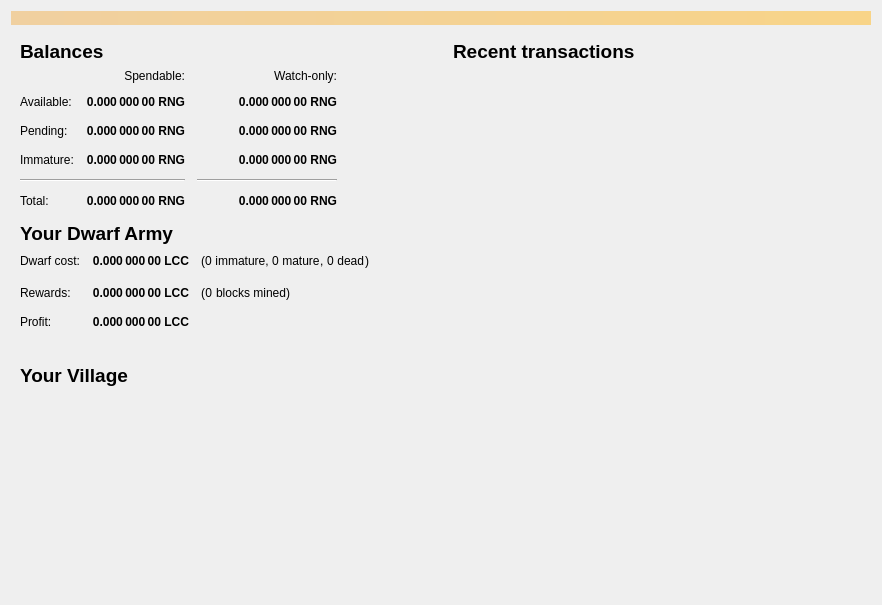
<?xml version="1.0" encoding="UTF-8"?>
<ui version="4.0">
 <class>OverviewPage</class>
 <widget class="QWidget" name="OverviewPage">
  <property name="geometry">
   <rect>
    <x>0</x>
    <y>0</y>
    <width>882</width>
    <height>605</height>
   </rect>
  </property>
  <property name="minimumSize">
   <size>
    <width>0</width>
    <height>600</height>
   </size>
  </property>
  <property name="windowTitle">
   <string>Form</string>
  </property>
  <layout class="QVBoxLayout" name="topLayout">
   <item>
    <widget class="QLabel" name="labelAlerts">
     <property name="visible">
      <bool>false</bool>
     </property>
     <property name="styleSheet">
      <string notr="true">QLabel { background-color: qlineargradient(x1: 0, y1: 0, x2: 1, y2: 0, stop:0 #F0D0A0, stop:1 #F8D488); color:#000000; }</string>
     </property>
     <property name="wordWrap">
      <bool>true</bool>
     </property>
     <property name="margin">
      <number>3</number>
     </property>
     <property name="textInteractionFlags">
      <set>Qt::TextSelectableByMouse</set>
     </property>
    </widget>
   </item>
   <item>
    <layout class="QHBoxLayout" name="horizontalLayout" stretch="1,1">
     <item>
      <layout class="QVBoxLayout" name="verticalLayout_2">
       <item>
        <widget class="QFrame" name="frame">
         <property name="sizePolicy">
          <sizepolicy hsizetype="Preferred" vsizetype="Preferred">
           <horstretch>0</horstretch>
           <verstretch>0</verstretch>
          </sizepolicy>
         </property>
         <property name="frameShape">
          <enum>QFrame::NoFrame</enum>
         </property>
         <property name="frameShadow">
          <enum>QFrame::Plain</enum>
         </property>
         <layout class="QVBoxLayout" name="verticalLayout_4">
          <item>
           <layout class="QHBoxLayout" name="horizontalLayout_4">
            <item>
             <widget class="QLabel" name="label_5">
              <property name="font">
               <font>
                <pointsize>14</pointsize>
                <weight>75</weight>
                <bold>true</bold>
               </font>
              </property>
              <property name="text">
               <string>Balances</string>
              </property>
             </widget>
            </item>
            <item>
             <widget class="QPushButton" name="labelWalletStatus">
              <property name="enabled">
               <bool>true</bool>
              </property>
              <property name="maximumSize">
               <size>
                <width>30</width>
                <height>16777215</height>
               </size>
              </property>
              <property name="toolTip">
               <string>The displayed information may be out of date. Your wallet automatically synchronizes with the Ring network after a connection is established, but this process has not completed yet.</string>
              </property>
              <property name="text">
               <string/>
              </property>
              <property name="icon">
               <iconset>
                <normaloff>:/icons/warning</normaloff>
                <disabledoff>:/icons/warning</disabledoff>:/icons/warning</iconset>
              </property>
              <property name="iconSize">
               <size>
                <width>24</width>
                <height>24</height>
               </size>
              </property>
              <property name="flat">
               <bool>true</bool>
              </property>
             </widget>
            </item>
            <item>
             <spacer name="horizontalSpacer_3">
              <property name="orientation">
               <enum>Qt::Horizontal</enum>
              </property>
              <property name="sizeHint" stdset="0">
               <size>
                <width>40</width>
                <height>20</height>
               </size>
              </property>
             </spacer>
            </item>
           </layout>
          </item>
          <item>
           <layout class="QGridLayout" name="gridLayout">
            <property name="spacing">
             <number>12</number>
            </property>
            <item row="2" column="2">
             <widget class="QLabel" name="labelWatchPending">
              <property name="font">
               <font>
                <weight>75</weight>
                <bold>true</bold>
               </font>
              </property>
              <property name="cursor">
               <cursorShape>IBeamCursor</cursorShape>
              </property>
              <property name="toolTip">
               <string>Unconfirmed transactions to watch-only addresses</string>
              </property>
              <property name="text">
               <string notr="true">0.000 000 00 RNG</string>
              </property>
              <property name="alignment">
               <set>Qt::AlignRight|Qt::AlignTrailing|Qt::AlignVCenter</set>
              </property>
              <property name="textInteractionFlags">
               <set>Qt::LinksAccessibleByMouse|Qt::TextSelectableByKeyboard|Qt::TextSelectableByMouse</set>
              </property>
             </widget>
            </item>
            <item row="2" column="1">
             <widget class="QLabel" name="labelUnconfirmed">
              <property name="font">
               <font>
                <weight>75</weight>
                <bold>true</bold>
               </font>
              </property>
              <property name="cursor">
               <cursorShape>IBeamCursor</cursorShape>
              </property>
              <property name="toolTip">
               <string>Total of transactions that have yet to be confirmed, and do not yet count toward the spendable balance</string>
              </property>
              <property name="text">
               <string notr="true">0.000 000 00 RNG</string>
              </property>
              <property name="alignment">
               <set>Qt::AlignRight|Qt::AlignTrailing|Qt::AlignVCenter</set>
              </property>
              <property name="textInteractionFlags">
               <set>Qt::LinksAccessibleByMouse|Qt::TextSelectableByKeyboard|Qt::TextSelectableByMouse</set>
              </property>
             </widget>
            </item>
            <item row="3" column="2">
             <widget class="QLabel" name="labelWatchImmature">
              <property name="font">
               <font>
                <weight>75</weight>
                <bold>true</bold>
               </font>
              </property>
              <property name="cursor">
               <cursorShape>IBeamCursor</cursorShape>
              </property>
              <property name="toolTip">
               <string>Mined balance in watch-only addresses that has not yet matured</string>
              </property>
              <property name="text">
               <string notr="true">0.000 000 00 RNG</string>
              </property>
              <property name="alignment">
               <set>Qt::AlignRight|Qt::AlignTrailing|Qt::AlignVCenter</set>
              </property>
              <property name="textInteractionFlags">
               <set>Qt::LinksAccessibleByMouse|Qt::TextSelectableByKeyboard|Qt::TextSelectableByMouse</set>
              </property>
             </widget>
            </item>
            <item row="4" column="0" colspan="2">
             <widget class="Line" name="line">
              <property name="orientation">
               <enum>Qt::Horizontal</enum>
              </property>
             </widget>
            </item>
            <item row="4" column="2">
             <widget class="Line" name="lineWatchBalance">
              <property name="sizePolicy">
               <sizepolicy hsizetype="Preferred" vsizetype="Fixed">
                <horstretch>0</horstretch>
                <verstretch>0</verstretch>
               </sizepolicy>
              </property>
              <property name="minimumSize">
               <size>
                <width>140</width>
                <height>0</height>
               </size>
              </property>
              <property name="orientation">
               <enum>Qt::Horizontal</enum>
              </property>
             </widget>
            </item>
            <item row="5" column="0">
             <widget class="QLabel" name="labelTotalText">
              <property name="text">
               <string>Total:</string>
              </property>
             </widget>
            </item>
            <item row="3" column="1">
             <widget class="QLabel" name="labelImmature">
              <property name="font">
               <font>
                <weight>75</weight>
                <bold>true</bold>
               </font>
              </property>
              <property name="cursor">
               <cursorShape>IBeamCursor</cursorShape>
              </property>
              <property name="toolTip">
               <string>Mined balance that has not yet matured</string>
              </property>
              <property name="text">
               <string notr="true">0.000 000 00 RNG</string>
              </property>
              <property name="alignment">
               <set>Qt::AlignRight|Qt::AlignTrailing|Qt::AlignVCenter</set>
              </property>
              <property name="textInteractionFlags">
               <set>Qt::LinksAccessibleByMouse|Qt::TextSelectableByKeyboard|Qt::TextSelectableByMouse</set>
              </property>
             </widget>
            </item>
            <item row="2" column="3">
             <spacer name="horizontalSpacer_2">
              <property name="orientation">
               <enum>Qt::Horizontal</enum>
              </property>
              <property name="sizeHint" stdset="0">
               <size>
                <width>40</width>
                <height>20</height>
               </size>
              </property>
             </spacer>
            </item>
            <item row="3" column="0">
             <widget class="QLabel" name="labelImmatureText">
              <property name="text">
               <string>Immature:</string>
              </property>
             </widget>
            </item>
            <item row="5" column="1">
             <widget class="QLabel" name="labelTotal">
              <property name="font">
               <font>
                <weight>75</weight>
                <bold>true</bold>
               </font>
              </property>
              <property name="cursor">
               <cursorShape>IBeamCursor</cursorShape>
              </property>
              <property name="toolTip">
               <string>Your current total balance</string>
              </property>
              <property name="text">
               <string notr="true">0.000 000 00 RNG</string>
              </property>
              <property name="alignment">
               <set>Qt::AlignRight|Qt::AlignTrailing|Qt::AlignVCenter</set>
              </property>
              <property name="textInteractionFlags">
               <set>Qt::LinksAccessibleByMouse|Qt::TextSelectableByKeyboard|Qt::TextSelectableByMouse</set>
              </property>
             </widget>
            </item>
            <item row="5" column="2">
             <widget class="QLabel" name="labelWatchTotal">
              <property name="font">
               <font>
                <weight>75</weight>
                <bold>true</bold>
               </font>
              </property>
              <property name="cursor">
               <cursorShape>IBeamCursor</cursorShape>
              </property>
              <property name="toolTip">
               <string>Current total balance in watch-only addresses</string>
              </property>
              <property name="text">
               <string notr="true">0.000 000 00 RNG</string>
              </property>
              <property name="alignment">
               <set>Qt::AlignRight|Qt::AlignTrailing|Qt::AlignVCenter</set>
              </property>
              <property name="textInteractionFlags">
               <set>Qt::LinksAccessibleByMouse|Qt::TextSelectableByKeyboard|Qt::TextSelectableByMouse</set>
              </property>
             </widget>
            </item>
            <item row="0" column="2">
             <widget class="QLabel" name="labelWatchonly">
              <property name="text">
               <string>Watch-only:</string>
              </property>
              <property name="alignment">
               <set>Qt::AlignRight|Qt::AlignTrailing|Qt::AlignVCenter</set>
              </property>
             </widget>
            </item>
            <item row="1" column="0">
             <widget class="QLabel" name="labelBalanceText">
              <property name="text">
               <string>Available:</string>
              </property>
             </widget>
            </item>
            <item row="1" column="1">
             <widget class="QLabel" name="labelBalance">
              <property name="font">
               <font>
                <weight>75</weight>
                <bold>true</bold>
               </font>
              </property>
              <property name="cursor">
               <cursorShape>IBeamCursor</cursorShape>
              </property>
              <property name="toolTip">
               <string>Your current spendable balance</string>
              </property>
              <property name="text">
               <string notr="true">0.000 000 00 RNG</string>
              </property>
              <property name="alignment">
               <set>Qt::AlignRight|Qt::AlignTrailing|Qt::AlignVCenter</set>
              </property>
              <property name="textInteractionFlags">
               <set>Qt::LinksAccessibleByMouse|Qt::TextSelectableByKeyboard|Qt::TextSelectableByMouse</set>
              </property>
             </widget>
            </item>
            <item row="1" column="2">
             <widget class="QLabel" name="labelWatchAvailable">
              <property name="font">
               <font>
                <weight>75</weight>
                <bold>true</bold>
               </font>
              </property>
              <property name="cursor">
               <cursorShape>IBeamCursor</cursorShape>
              </property>
              <property name="toolTip">
               <string>Your current balance in watch-only addresses</string>
              </property>
              <property name="text">
               <string notr="true">0.000 000 00 RNG</string>
              </property>
              <property name="alignment">
               <set>Qt::AlignRight|Qt::AlignTrailing|Qt::AlignVCenter</set>
              </property>
              <property name="textInteractionFlags">
               <set>Qt::LinksAccessibleByMouse|Qt::TextSelectableByKeyboard|Qt::TextSelectableByMouse</set>
              </property>
             </widget>
            </item>
            <item row="2" column="0">
             <widget class="QLabel" name="labelPendingText">
              <property name="text">
               <string>Pending:</string>
              </property>
             </widget>
            </item>
            <item row="0" column="1">
             <widget class="QLabel" name="labelSpendable">
              <property name="text">
               <string>Spendable:</string>
              </property>
              <property name="alignment">
               <set>Qt::AlignRight|Qt::AlignTrailing|Qt::AlignVCenter</set>
              </property>
             </widget>
            </item>
           </layout>
          </item>
          <item>
           <spacer name="verticalSpacer_3">
            <property name="orientation">
             <enum>Qt::Vertical</enum>
            </property>
            <property name="sizeType">
             <enum>QSizePolicy::Fixed</enum>
            </property>
            <property name="sizeHint" stdset="0">
             <size>
              <width>20</width>
              <height>8</height>
             </size>
            </property>
           </spacer>
          </item>
          <item>
           <layout class="QHBoxLayout" name="horizontalLayout_3">
            <item>
             <widget class="QLabel" name="label_6">
              <property name="font">
               <font>
                <pointsize>14</pointsize>
                <weight>75</weight>
                <bold>true</bold>
               </font>
              </property>
              <property name="styleSheet">
               <string notr="true"/>
              </property>
              <property name="text">
               <string>Your Dwarf Army</string>
              </property>
             </widget>
            </item>
            <item>
             <widget class="QPushButton" name="hiveButton">
              <property name="enabled">
               <bool>true</bool>
              </property>
              <property name="maximumSize">
               <size>
                <width>30</width>
                <height>16777215</height>
               </size>
              </property>
              <property name="toolTip">
               <string>Go to Hive tab to view your Dwarf Army</string>
              </property>
              <property name="text">
               <string/>
              </property>
              <property name="icon">
               <iconset>
                <normaloff>:/icons/hiveicon</normaloff>:/icons/hiveicon</iconset>
              </property>
              <property name="iconSize">
               <size>
                <width>24</width>
                <height>24</height>
               </size>
              </property>
              <property name="flat">
               <bool>true</bool>
              </property>
             </widget>
            </item>
            <item>
             <spacer name="horizontalSpacer_4">
              <property name="orientation">
               <enum>Qt::Horizontal</enum>
              </property>
              <property name="sizeHint" stdset="0">
               <size>
                <width>40</width>
                <height>20</height>
               </size>
              </property>
             </spacer>
            </item>
           </layout>
          </item>
          <item>
           <layout class="QGridLayout" name="gridLayout_2">
            <property name="spacing">
             <number>12</number>
            </property>
            <item row="2" column="0">
             <widget class="QLabel" name="profitLabel_2">
              <property name="text">
               <string>Profit:</string>
              </property>
             </widget>
            </item>
            <item row="1" column="0">
             <widget class="QLabel" name="rewardsLabel">
              <property name="text">
               <string>Rewards:</string>
              </property>
             </widget>
            </item>
            <item row="1" column="1">
             <widget class="QLabel" name="rewardsPaidLabel">
              <property name="font">
               <font>
                <weight>75</weight>
                <bold>true</bold>
               </font>
              </property>
              <property name="text">
               <string>0.000 000 00 LCC</string>
              </property>
              <property name="alignment">
               <set>Qt::AlignRight|Qt::AlignTrailing|Qt::AlignVCenter</set>
              </property>
             </widget>
            </item>
            <item row="0" column="1">
             <widget class="QLabel" name="costLabel">
              <property name="font">
               <font>
                <weight>75</weight>
                <bold>true</bold>
               </font>
              </property>
              <property name="text">
               <string>0.000 000 00 LCC</string>
              </property>
              <property name="alignment">
               <set>Qt::AlignRight|Qt::AlignTrailing|Qt::AlignVCenter</set>
              </property>
             </widget>
            </item>
            <item row="2" column="1">
             <widget class="QLabel" name="profitLabel">
              <property name="font">
               <font>
                <weight>75</weight>
                <bold>true</bold>
               </font>
              </property>
              <property name="text">
               <string>0.000 000 00 LCC</string>
              </property>
              <property name="alignment">
               <set>Qt::AlignRight|Qt::AlignTrailing|Qt::AlignVCenter</set>
              </property>
             </widget>
            </item>
            <item row="0" column="0">
             <widget class="QLabel" name="costLabel_2">
              <property name="text">
               <string>Dwarf cost:</string>
              </property>
             </widget>
            </item>
            <item row="0" column="2">
             <layout class="QHBoxLayout" name="horizontalLayout_11">
              <property name="spacing">
               <number>0</number>
              </property>
              <item>
               <widget class="QLabel" name="blocksFoundRowLabel_3">
                <property name="font">
                 <font>
                  <kerning>true</kerning>
                 </font>
                </property>
                <property name="text">
                 <string>(</string>
                </property>
               </widget>
              </item>
              <item>
               <widget class="QLabel" name="immatureLabel">
                <property name="text">
                 <string>0</string>
                </property>
               </widget>
              </item>
              <item>
               <widget class="QLabel" name="label_14">
                <property name="text">
                 <string> immature, </string>
                </property>
                <property name="alignment">
                 <set>Qt::AlignRight|Qt::AlignTrailing|Qt::AlignVCenter</set>
                </property>
               </widget>
              </item>
              <item>
               <widget class="QLabel" name="matureLabel">
                <property name="text">
                 <string>0</string>
                </property>
               </widget>
              </item>
              <item>
               <widget class="QLabel" name="blocksFoundRowLabel_2">
                <property name="font">
                 <font>
                  <kerning>true</kerning>
                 </font>
                </property>
                <property name="text">
                 <string> mature</string>
                </property>
               </widget>
              </item>
              <item>
               <widget class="QLabel" name="deadPreLabel">
                <property name="font">
                 <font>
                  <kerning>true</kerning>
                 </font>
                </property>
                <property name="text">
                 <string>, </string>
                </property>
               </widget>
              </item>
              <item>
               <widget class="QLabel" name="deadLabel">
                <property name="font">
                 <font>
                  <kerning>true</kerning>
                 </font>
                </property>
                <property name="text">
                 <string>0</string>
                </property>
               </widget>
              </item>
              <item>
               <widget class="QLabel" name="deadPostLabel">
                <property name="font">
                 <font>
                  <kerning>true</kerning>
                 </font>
                </property>
                <property name="text">
                 <string> dead</string>
                </property>
               </widget>
              </item>
              <item>
               <widget class="QLabel" name="blocksFoundRowLabel_6">
                <property name="font">
                 <font>
                  <kerning>true</kerning>
                 </font>
                </property>
                <property name="text">
                 <string>)</string>
                </property>
               </widget>
              </item>
              <item>
               <spacer name="horizontalSpacer_14">
                <property name="orientation">
                 <enum>Qt::Horizontal</enum>
                </property>
                <property name="sizeHint" stdset="0">
                 <size>
                  <width>40</width>
                  <height>20</height>
                 </size>
                </property>
               </spacer>
              </item>
             </layout>
            </item>
            <item row="1" column="2">
             <layout class="QHBoxLayout" name="horizontalLayout_12">
              <property name="spacing">
               <number>0</number>
              </property>
              <item>
               <widget class="QLabel" name="blocksFoundRowLabel_4">
                <property name="font">
                 <font>
                  <kerning>true</kerning>
                 </font>
                </property>
                <property name="text">
                 <string>(</string>
                </property>
               </widget>
              </item>
              <item>
               <widget class="QLabel" name="blocksFoundLabel">
                <property name="text">
                 <string>0</string>
                </property>
                <property name="alignment">
                 <set>Qt::AlignRight|Qt::AlignTrailing|Qt::AlignVCenter</set>
                </property>
               </widget>
              </item>
              <item>
               <widget class="QLabel" name="label_15">
                <property name="text">
                 <string> blocks mined)</string>
                </property>
                <property name="alignment">
                 <set>Qt::AlignRight|Qt::AlignTrailing|Qt::AlignVCenter</set>
                </property>
               </widget>
              </item>
              <item>
               <spacer name="horizontalSpacer_15">
                <property name="orientation">
                 <enum>Qt::Horizontal</enum>
                </property>
                <property name="sizeHint" stdset="0">
                 <size>
                  <width>40</width>
                  <height>20</height>
                 </size>
                </property>
               </spacer>
              </item>
             </layout>
            </item>
           </layout>
          </item>
          <item>
           <spacer name="verticalSpacer_4">
            <property name="orientation">
             <enum>Qt::Vertical</enum>
            </property>
            <property name="sizeType">
             <enum>QSizePolicy::Expanding</enum>
            </property>
            <property name="sizeHint" stdset="0">
             <size>
              <width>20</width>
              <height>1</height>
             </size>
            </property>
           </spacer>
          </item>
          <item>
           <layout class="QHBoxLayout" name="horizontalLayout_5">
            <item>
             <widget class="QLabel" name="label_9">
              <property name="font">
               <font>
                <pointsize>14</pointsize>
                <weight>75</weight>
                <bold>true</bold>
               </font>
              </property>
              <property name="styleSheet">
               <string notr="true"/>
              </property>
              <property name="text">
               <string>Your Village</string>
              </property>
             </widget>
            </item>
            <item>
             <widget class="QLabel" name="villageNameLabel">
              <property name="font">
               <font>
                <pointsize>14</pointsize>
                <weight>75</weight>
                <bold>true</bold>
               </font>
              </property>
              <property name="styleSheet">
               <string notr="true"/>
              </property>
              <property name="text">
               <string/>
              </property>
             </widget>
            </item>
            <item>
             <spacer name="horizontalSpacer_5">
              <property name="orientation">
               <enum>Qt::Horizontal</enum>
              </property>
              <property name="sizeHint" stdset="0">
               <size>
                <width>40</width>
                <height>20</height>
               </size>
              </property>
             </spacer>
            </item>
           </layout>
          </item>
          <item>
           <widget class="QGraphicsView" name="graphicsView">
            <property name="styleSheet">
             <string notr="true">background-color:#00000000</string>
            </property>
            <property name="frameShape">
             <enum>QFrame::NoFrame</enum>
            </property>
            <property name="frameShadow">
             <enum>QFrame::Plain</enum>
            </property>
            <property name="verticalScrollBarPolicy">
             <enum>Qt::ScrollBarAlwaysOff</enum>
            </property>
            <property name="horizontalScrollBarPolicy">
             <enum>Qt::ScrollBarAlwaysOff</enum>
            </property>
            <property name="interactive">
             <bool>false</bool>
            </property>
            <property name="alignment">
             <set>Qt::AlignLeading|Qt::AlignLeft|Qt::AlignTop</set>
            </property>
           </widget>
          </item>
         </layout>
        </widget>
       </item>
      </layout>
     </item>
     <item>
      <layout class="QVBoxLayout" name="verticalLayout_3">
       <item>
        <widget class="QFrame" name="frame_2">
         <property name="sizePolicy">
          <sizepolicy hsizetype="Preferred" vsizetype="Preferred">
           <horstretch>0</horstretch>
           <verstretch>0</verstretch>
          </sizepolicy>
         </property>
         <property name="frameShape">
          <enum>QFrame::NoFrame</enum>
         </property>
         <property name="frameShadow">
          <enum>QFrame::Plain</enum>
         </property>
         <layout class="QVBoxLayout" name="verticalLayout">
          <item>
           <layout class="QHBoxLayout" name="horizontalLayout_2">
            <item>
             <widget class="QLabel" name="label_4">
              <property name="font">
               <font>
                <pointsize>14</pointsize>
                <weight>75</weight>
                <bold>true</bold>
               </font>
              </property>
              <property name="text">
               <string>Recent transactions</string>
              </property>
             </widget>
            </item>
            <item>
             <widget class="QPushButton" name="labelTransactionsStatus">
              <property name="enabled">
               <bool>true</bool>
              </property>
              <property name="maximumSize">
               <size>
                <width>30</width>
                <height>16777215</height>
               </size>
              </property>
              <property name="toolTip">
               <string>The displayed information may be out of date. Your wallet automatically synchronizes with the Ring network after a connection is established, but this process has not completed yet.</string>
              </property>
              <property name="text">
               <string/>
              </property>
              <property name="icon">
               <iconset>
                <normaloff>:/icons/warning</normaloff>
                <disabledoff>:/icons/warning</disabledoff>:/icons/warning</iconset>
              </property>
              <property name="iconSize">
               <size>
                <width>24</width>
                <height>24</height>
               </size>
              </property>
              <property name="flat">
               <bool>true</bool>
              </property>
             </widget>
            </item>
            <item>
             <spacer name="horizontalSpacer">
              <property name="orientation">
               <enum>Qt::Horizontal</enum>
              </property>
              <property name="sizeHint" stdset="0">
               <size>
                <width>40</width>
                <height>20</height>
               </size>
              </property>
             </spacer>
            </item>
           </layout>
          </item>
          <item>
           <widget class="QListView" name="listTransactions">
            <property name="styleSheet">
             <string notr="true">QListView { background: transparent; }</string>
            </property>
            <property name="frameShape">
             <enum>QFrame::NoFrame</enum>
            </property>
            <property name="verticalScrollBarPolicy">
             <enum>Qt::ScrollBarAlwaysOff</enum>
            </property>
            <property name="horizontalScrollBarPolicy">
             <enum>Qt::ScrollBarAlwaysOff</enum>
            </property>
            <property name="selectionMode">
             <enum>QAbstractItemView::NoSelection</enum>
            </property>
            <property name="spacing">
             <number>2</number>
            </property>
           </widget>
          </item>
         </layout>
        </widget>
       </item>
       <item>
        <spacer name="verticalSpacer">
         <property name="orientation">
          <enum>Qt::Vertical</enum>
         </property>
         <property name="sizeHint" stdset="0">
          <size>
           <width>20</width>
           <height>0</height>
          </size>
         </property>
        </spacer>
       </item>
      </layout>
     </item>
    </layout>
   </item>
  </layout>
 </widget>
 <resources/>
 <connections/>
</ui>
